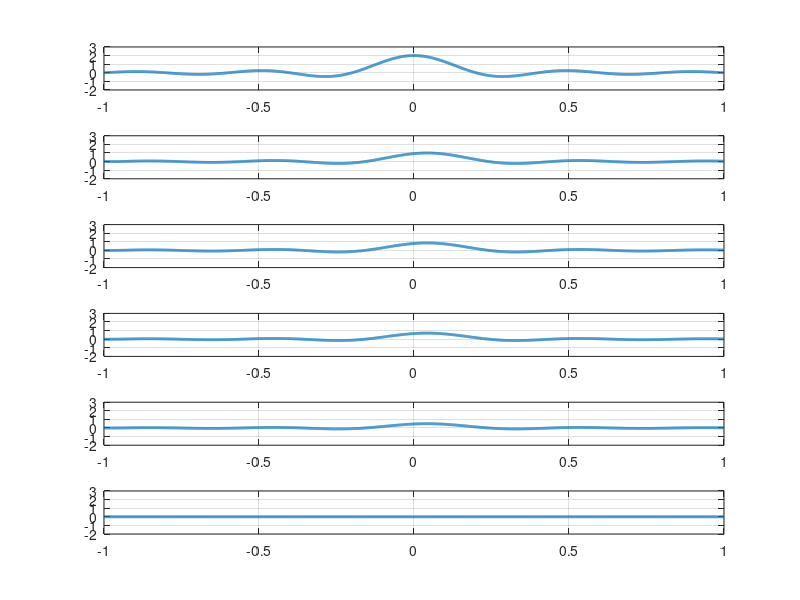

Write MATLAB code to recreate this figure.
clear;
clc;
pkg load signal

dt=0.001; 
t = -1:dt:1;
N = length(t); 
Fs = 1/dt;

m=2*sinc(5*t);
c=cos(2*pi*50*t);
y=m.*c;

cd=zeros(5,N); yd=cd; Py=zeros(1,N); yo=cd;
ang=[0 30 45 60 90]*pi/180;
[b, a] = butter (4, 20/Fs);

for i=1:5
  cd(i,:)=cos(2*pi*50*t+ang(i));
  yd(i,:)=y.*cd(i,:);
  yo(i,:)=filter(b,a,yd(i,:));
  Py(i)=(1/N)*sum(yo(i,:).^2);
end

subplot(6,1,1)
plot(t,m,'linewidth',2);grid;
ylim([-2 3]);
subplot(6,1,2)
plot(t,yo(1,:),'linewidth',2);grid;
ylim([-2 3]);
subplot(6,1,3)
plot(t,yo(2,:),'linewidth',2);grid;
ylim([-2 3]);
subplot(6,1,4)
plot(t,yo(3,:),'linewidth',2);grid;
ylim([-2 3]);
subplot(6,1,5)
plot(t,yo(4,:),'linewidth',2);grid;
ylim([-2 3]);
subplot(6,1,6)
plot(t,yo(5,:),'linewidth',2);grid;
ylim([-2 3]);